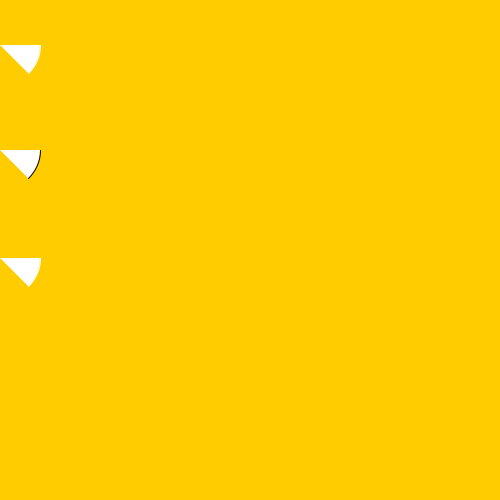
Frame 1 (no input)
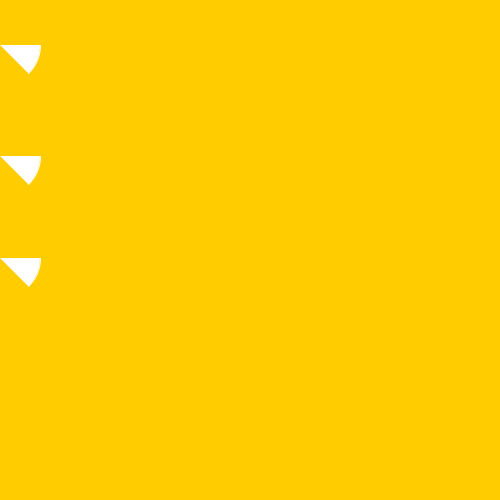
Frame 60 (the mouse pressed at the canvas centre just before this capture)
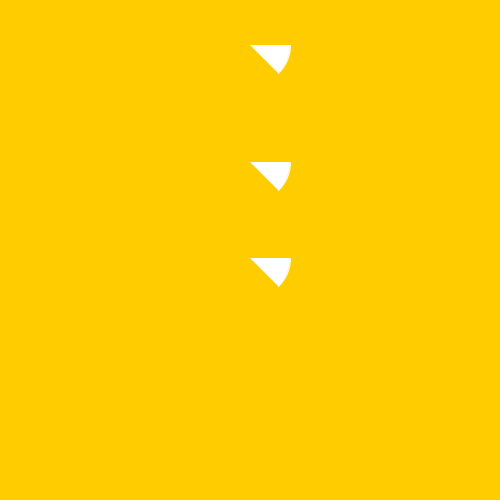
Frame 120 (the mouse held since frame 60 and released just before this capture)

The Processing sketch that drew these frames (run headless with seeded random() and noise(); from frame 60 on, the mouse is pressed at the canvas centre):

// Processing sketch: processing_47566
// ── processing_47566.pde



void setup() {
  size(500, 500);

 }
 void draw(){
  background(255,204,0);
  int s = second();  // Values from 0 - 59
  int m = minute();  // Values from 0 - 59
  int h = hour();    // Values from 0 - 23  
  arc(mouseX, s*6, 80, 80, 0, radians(45));
  stroke(255,255,255);
  arc(mouseX, m*6, 80, 80, 0, radians(45));
  stroke(255,255,255);
  arc(mouseX, h*15, 80, 80, 0, radians(45));
  stroke(255,255,255);
} 
